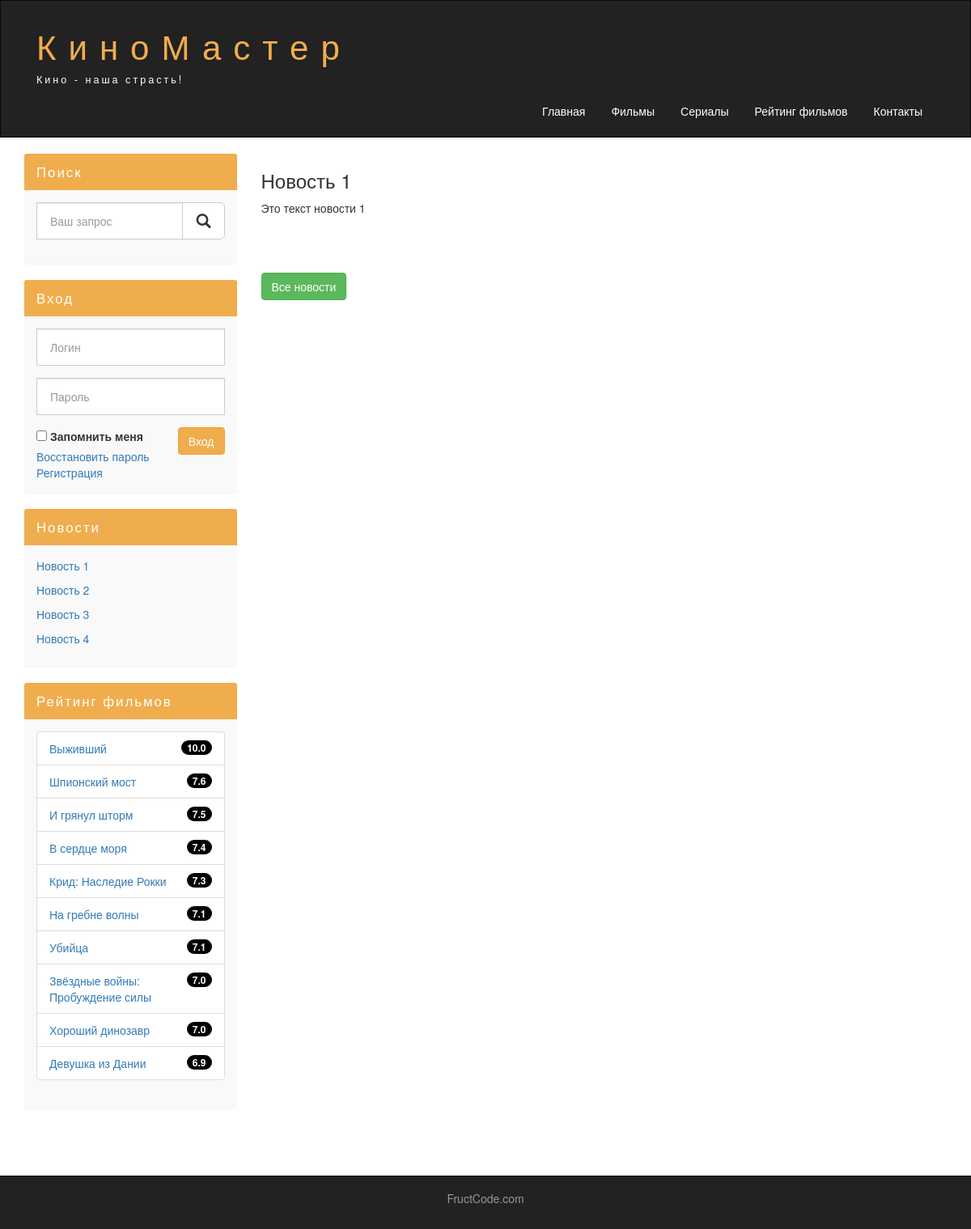
Screenshot of /news/view/news-1 with the database file from the repository.
### tables this page shows
CREATE TABLE `news` (
  `id` tinyint(20) NOT NULL,
  `title` varchar(255) NOT NULL,
  `text` text NOT NULL,
  `slug` varchar(255) NOT NULL
);

CREATE TABLE `movie` (
  `id` int(5) NOT NULL,
  `slug` varchar(255) NOT NULL,
  `name` varchar(255) NOT NULL,
  `descriptions` text NOT NULL,
  `year` int(4) NOT NULL,
  `rating` float(3,1) NOT NULL,
  `poster` varchar(255) NOT NULL,
  `player_code` varchar(255) NOT NULL,
  `director` varchar(255) NOT NULL,
  `add_date` datetime NOT NULL,
  `category_id` tinyint(4) NOT NULL
);

### application/controllers/News.php (called while the page is built, shortened)
<?php
class News extends MY_Controller {
	public function __construct() {
		parent::__construct();
		$this->load->model('News_model');
	}
	public function view($slug = NULL) {
		$this->data['news_item'] = $this->News_model->getNews($slug);
		$this->data['title'] = $this->data['news_item']['title'];
		$this->data['content'] = $this->data['news_item']['text'];
		$this->data['slug'] = $this->data['news_item']['slug'];
		$this->load->view('templates/header', $this->data);
		$this->load->view('news/view', $this->data);
		$this->load->view('templates/footer');
	}
}

### index.php (called while the page is built, shortened)
<?php
require_once BASEPATH.'core/CodeIgniter.php';

### application/models/News_model.php (called while the page is built, shortened)
<?php
class News_model extends CI_Model {
	public function getNews($slug = FALSE) {
		if ($slug === FALSE) {
			$query = $this->db->get('news');
			return $query->result_array();
		}
		$query = $this->db->get_where('news', array('slug' => $slug));
		return $query->row_array();
	}
}

### application/core/MY_Controller.php (called while the page is built, shortened)
<?php
class MY_Controller extends CI_Controller {
	public function __construct() {
		$this->data['news'] = $this->News_model->getNews();
		$this->data['films'] = $this->Films_model->getFilmsByRating(10);
	}
}

### application/libraries/Dx_auth.php (called while the page is built, shortened)
<?php if (!defined('BASEPATH')) exit('No direct script access allowed');
class DX_Auth
{
	function __construct()
	{
		$this->ci =& get_instance();
	}
	function _init()
	{
		$this->allow_registration = $this->ci->config->item('DX_allow_registration');
		$this->register_uri = $this->ci->config->item('DX_register_uri');
		$this->forgot_password_uri = $this->ci->config->item('DX_forgot_password_uri');
	}
	function is_logged_in()
	{
		return $this->ci->session->userdata('DX_logged_in');
	}
}

### application/models/Films_model.php (called while the page is built, shortened)
<?php
class Films_model extends CI_Model {
	public function getFilmsByRating($limit) {
		$query = $this->db
			->order_by('rating', 'desc')
			->where('category_id', 1)
			->where('rating>', 0)
			->limit($limit)
			->get('movie');
		return $query->result_array();
	}
}

### application/views/news/view.php (the view, shortened to what this page needs)
<h3><?php echo $title; ?>
</h3>
<p><?php echo $content; ?></p>
<br><br><br><a href="/news/" class="btn btn-success pull-center">Все новости</a><br>

### application/views/templates/menu.php (shortened to what this page needs)
<div class="col-lg-3 col-lg-pull-9">
          <div class="panel panel-info hidden-xs">
            <div class="panel-heading"><div class="sidebar-header">Поиск</div></div>
            <div class="panel-body">
              <form role="search" action = "/search/" method="get">
                <div class="form-group">
                  <div class="input-group">
                    <input type="search" name = "q_search" class="form-control input-lg" placeholder="Ваш запрос">
                    <div class="input-group-btn">
                      <button class="btn btn-default btn-lg" type="submit"><i class="glyphicon glyphicon-search"></i></button>
                    </div>
                  </div>
                </div>
              </form>
            </div>
          </div>
          <div class="panel panel-info">
            <div class="panel-heading"><div class="sidebar-header">Вход</div></div>
            <div class="panel-body">
              <?php if (!$this->dx_auth->is_logged_in()): ?>
              <?php
                $remember = array(
                  'name'  => 'remember',
                  'id'  => 'remember',
                  'value' => 1,
                  'checked' => set_value('remember'));
              ?>
              <form role="form" action="/auth/login/" method="post">
                <div class="form-group">
                  <input type="text"  class="form-control input-lg" placeholder="Логин" name="username">
                </div>
                <div class="form-group">
                  <input type="password" class="form-control input-lg" placeholder="Пароль" name="password">
                </div>
                <button type="submit" class="btn btn-warning pull-right">Вход</button>
                <dd>
                  <?php echo form_checkbox($remember);?> <?php echo form_label('Запомнить меня'.'<br>', $remember['id']);?>
                  <?php echo anchor($this->dx_auth->forgot_password_uri, 'Восстановить пароль'.'<br>');?>
                  <?php
                    if ($this->dx_auth->allow_registration) {
                      echo anchor($this->dx_auth->register_uri, 'Регистрация');
                    };
                  ?>
                </dd>
              </form>
              <?php else: ?>
                Здравствуйте, <?php echo $this->dx_auth->get_username(); ?>!
                <a href="/auth/logout/" class="btn btn-warning pull-right">Выход</a>
              <?php endif ?>
            </div>
          </div>
          <div class="panel panel-info">
            <div class="panel-heading"><div class="sidebar-header">Новости</div></div>
            <div class="panel-body">
              <?php foreach ($news as $key => $value): ?>
                <p><a href="/news/view/<?php echo $value['slug']; ?>"><?php echo $value['title']; ?></a></p>
              <?php endforeach ?>
            </div>
          </div>
          <div class="panel panel-info">
            <div class="panel-heading"><div class="sidebar-header">Рейтинг фильмов</div></div>
            <div class="panel-body">
                <ul class="list-group">
                  <?php foreach ($films as $key => $value): ?>
                    <li class="list-group-item list-group-warning">
                      <span class="badge"><?php echo $value['rating']; ?></span>
                      <a href="/movies/view/<?php echo $value['slug']; ?>"><?php echo $value['name']; ?></a>
                    </li>
                  <?php endforeach ?>
                </ul>
            </div>
          </div>
        </div>

### assets/css/style.css (style rules this page uses)
html, body { height: 100%; }
.panel { border: none; }
.panel-body { background-color: #f9f9f9; }
.panel-info>.panel-heading { background-color: #f0ad4e; color: white; border-color: transparent; }
.sidebar-header { font-size: 120%; letter-spacing: 2px; }
.form-control { border-radius: 0px; }
.input-lg { font-size: 14px; }
.badge { background-color: #000000; }

### rows the page displays
news: title "Новость 1", text "Это текст новости 1"
news: title "Новость 2"
news: title "Новость 3"
news: title "Новость 4"
movie: rating "10.0", name "Выживший"
movie: rating "7.6", name "Шпионский мост"
movie: rating "7.5", name "И грянул шторм"
movie: rating "7.4", name "В сердце моря"
movie: rating "7.3", name "Крид: Наследие Рокки"
movie: rating "7.1", name "На гребне волны"
movie: rating "7.1", name "Убийца"
movie: rating "7.0", name "Звёздные войны: Пробуждение силы"
movie: rating "7.0", name "Хороший динозавр"
movie: rating "6.9", name "Девушка из Дании"

### other values shown
form_label('Запомнить меня'.'<br>', $remember['id']) "Запомнить меня"
anchor($this->dx_auth->register_uri, 'Регистрация') "Регистрация"
